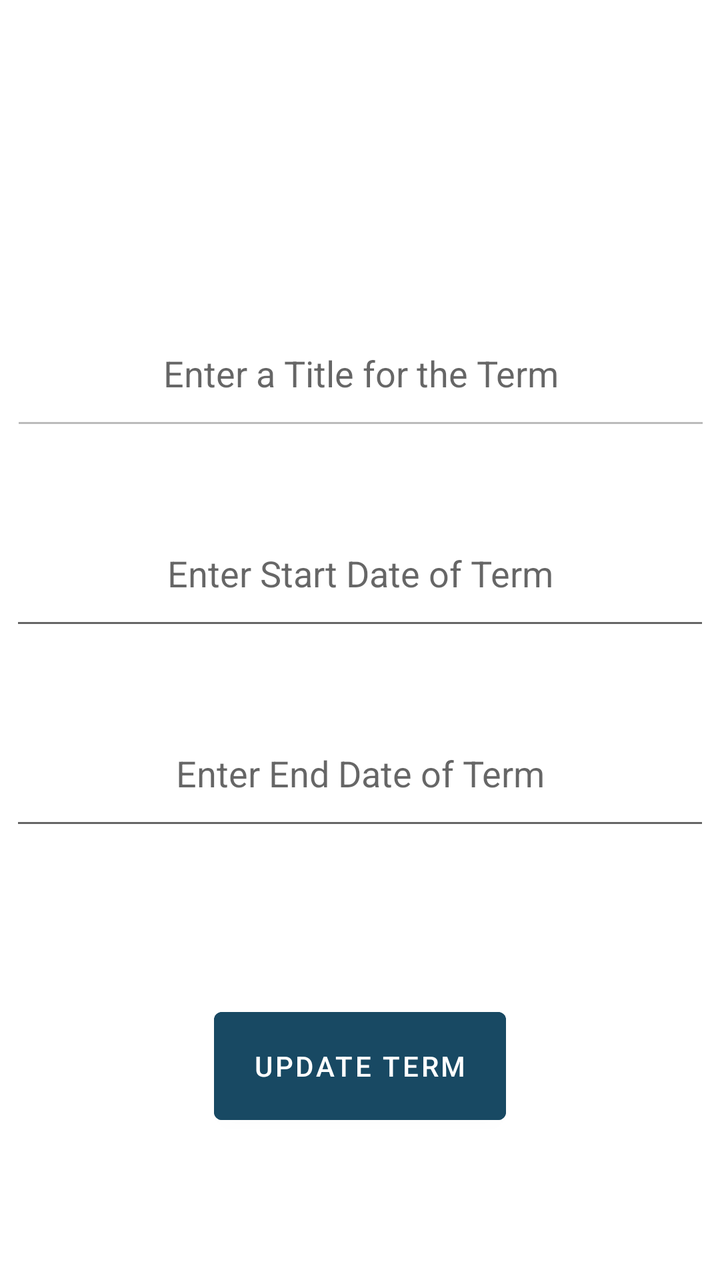
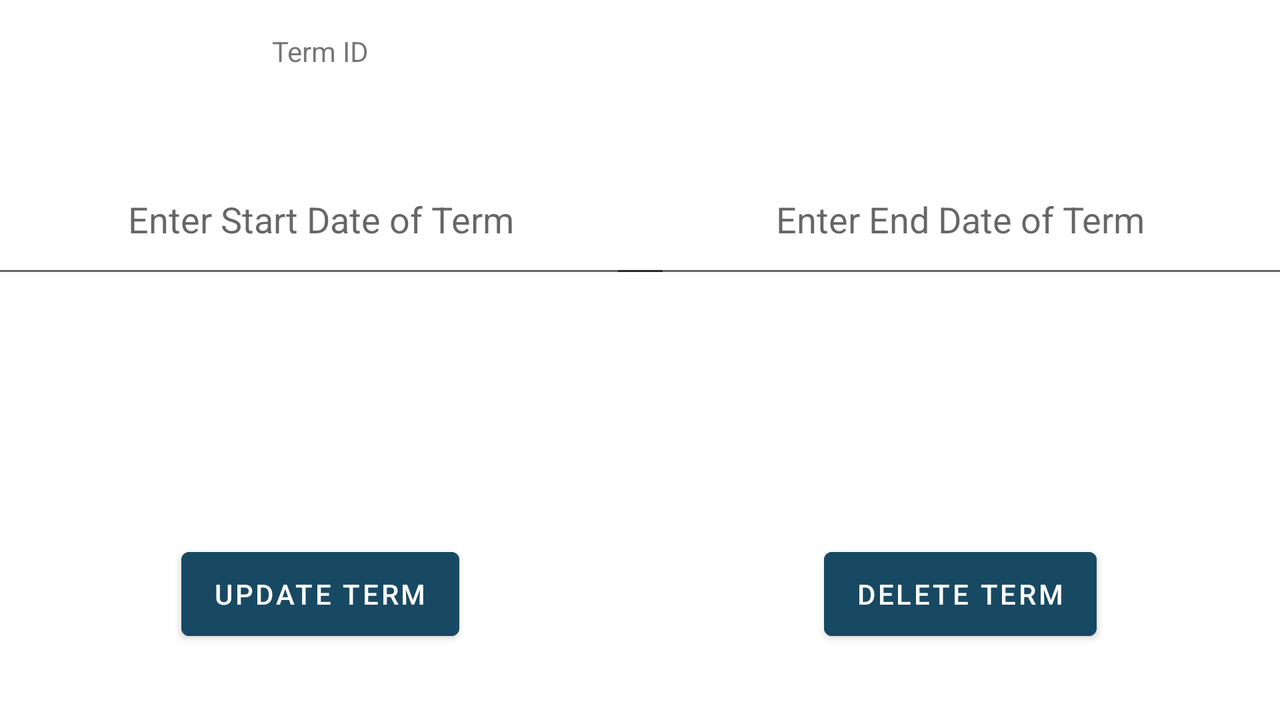

First picture: res/layout/ on a phone held upright. Second picture: the repository's own variant of that layout, on a device whose configuration matches the variant's folder. Source for both follows.
<!-- AndroidManifest.xml: application theme Theme.PatrickDenneyMobileApp -->
<!-- res/layout/activity_edit_term.xml -->
<?xml version="1.0" encoding="utf-8"?>
<androidx.constraintlayout.widget.ConstraintLayout xmlns:android="http://schemas.android.com/apk/res/android"
    xmlns:app="http://schemas.android.com/apk/res-auto"
    xmlns:tools="http://schemas.android.com/tools"
    android:layout_width="match_parent"
    android:layout_height="match_parent"
    tools:context=".EditTerm">

    <EditText
        android:layout_width="350dp"
        android:layout_height="70dp"
        android:layout_marginStart="32dp"
        android:layout_marginTop="150dp"
        android:layout_marginEnd="32dp"
        android:backgroundTint="#BBBBBB"
        android:ems="10"
        android:hint="@string/enter_a_title_for_the_term"
        android:importantForAutofill="no"
        android:inputType="textShortMessage"
        android:textAlignment="center"
        app:layout_constraintEnd_toEndOf="parent"
        app:layout_constraintHorizontal_bias="0.497"
        app:layout_constraintStart_toStartOf="parent"
        app:layout_constraintTop_toTopOf="parent" />

    <EditText
        android:layout_width="350dp"
        android:layout_height="70dp"
        android:layout_marginStart="24dp"
        android:layout_marginTop="250dp"
        android:layout_marginEnd="24dp"
        android:autofillHints=""
        android:ems="10"
        android:hint="@string/enter_start_date_of_term"
        android:inputType="date"
        android:textAlignment="center"
        app:layout_constraintEnd_toEndOf="parent"
        app:layout_constraintStart_toStartOf="parent"
        app:layout_constraintTop_toTopOf="parent" />

    <EditText
        android:layout_width="350dp"
        android:layout_height="70dp"
        android:layout_marginStart="24dp"
        android:layout_marginTop="350dp"
        android:layout_marginEnd="24dp"
        android:autofillHints=""
        android:ems="10"
        android:hint="@string/enter_end_date_of_term"
        android:inputType="date"
        android:textAlignment="center"
        app:layout_constraintEnd_toEndOf="parent"
        app:layout_constraintStart_toStartOf="parent"
        app:layout_constraintTop_toTopOf="parent" />

    <Button
        android:id="@+id/editTermBtn"
        android:layout_width="146dp"
        android:layout_height="66dp"
        android:layout_marginStart="32dp"
        android:layout_marginTop="500dp"
        android:layout_marginEnd="32dp"
        android:backgroundTint="@color/btn"
        android:text="@string/update_term"
        app:layout_constraintEnd_toEndOf="parent"
        app:layout_constraintStart_toStartOf="parent"
        app:layout_constraintTop_toTopOf="parent" />


</androidx.constraintlayout.widget.ConstraintLayout>
<!-- resources referenced by this layout -->
<resources>
  <color name="btn">#184963</color>
  <string name="enter_a_title_for_the_term">Enter a Title for the Term</string>
  <string name="enter_end_date_of_term">Enter End Date of Term</string>
  <string name="enter_start_date_of_term">Enter Start Date of Term</string>
  <string name="update_term">Update Term</string>
  <style name="Theme.PatrickDenneyMobileApp" parent="Theme.MaterialComponents.DayNight.DarkActionBar">
          
          <item name="colorPrimary">@color/purple_500</item>
          <item name="colorPrimaryVariant">@color/purple_700</item>
          <item name="colorOnPrimary">@color/white</item>
          
          <item name="colorSecondary">@color/teal_200</item>
          <item name="colorSecondaryVariant">@color/teal_700</item>
          <item name="colorOnSecondary">@color/black</item>
          
          <item name="android:statusBarColor" tools:targetApi="l">?attr/colorPrimaryVariant</item>
          
      </style>
  <color name="purple_500">#FF6200EE</color>
  <color name="purple_700">#FF3700B3</color>
  <color name="white">#FFFFFFFF</color>
  <color name="teal_200">#FF03DAC5</color>
  <color name="teal_700">#FF018786</color>
  <color name="black">#FF000000</color>
</resources>
<!-- res/layout-land/activity_edit_term.xml (the repository's variant of the layout above) -->
<!-- drawn on the phone turned sideways -->
<?xml version="1.0" encoding="utf-8"?>
<androidx.constraintlayout.widget.ConstraintLayout xmlns:android="http://schemas.android.com/apk/res/android"
    xmlns:app="http://schemas.android.com/apk/res-auto"
    xmlns:tools="http://schemas.android.com/tools"
    android:layout_width="match_parent"
    android:layout_height="match_parent"
    tools:context=".EditTerm">

    <TextView
        android:id="@+id/editTitle"
        android:layout_width="wrap_content"
        android:layout_height="wrap_content"
        android:layout_marginTop="16dp"
        android:backgroundTint="#BBBBBB"
        android:ems="10"
        android:importantForAutofill="no"
        android:textAlignment="center"
        android:textColor="@color/btn"
        android:textSize="18sp"
        app:layout_constraintEnd_toEndOf="parent"
        app:layout_constraintStart_toStartOf="@+id/guideline6"
        app:layout_constraintTop_toTopOf="parent" />

    <EditText
        android:id="@+id/editStart"
        android:layout_width="350dp"
        android:layout_height="0dp"
        android:autofillHints=""
        android:ems="10"
        android:hint="@string/enter_start_date_of_term"
        android:inputType="date"
        android:textAlignment="center"
        app:layout_constraintBottom_toTopOf="@+id/guideline8"
        app:layout_constraintEnd_toStartOf="@+id/guideline6"
        app:layout_constraintStart_toStartOf="parent"
        app:layout_constraintTop_toTopOf="@+id/guideline4" />

    <EditText
        android:id="@+id/editEnd"
        android:layout_width="350dp"
        android:layout_height="0dp"
        android:autofillHints=""
        android:ems="10"
        android:hint="@string/enter_end_date_of_term"
        android:inputType="date"
        android:textAlignment="center"
        app:layout_constraintBottom_toTopOf="@+id/guideline8"
        app:layout_constraintEnd_toEndOf="parent"
        app:layout_constraintStart_toStartOf="@+id/guideline6"
        app:layout_constraintTop_toTopOf="@+id/guideline4" />

    <Button
        android:id="@+id/updateTermBtn"
        android:layout_width="wrap_content"
        android:layout_height="0dp"
        android:backgroundTint="@color/btn"
        android:onClick="updateTerm"
        android:text="@string/update_term"
        android:textSize="14sp"
        app:layout_constraintBottom_toTopOf="@+id/guideline7"
        app:layout_constraintEnd_toStartOf="@+id/guideline6"
        app:layout_constraintStart_toStartOf="parent"
        app:layout_constraintTop_toTopOf="@+id/guideline5" />

    <Button
        android:id="@+id/deleteTermBtn"
        android:layout_width="wrap_content"
        android:layout_height="0dp"
        android:backgroundTint="@color/btn"
        android:onClick="deleteTerm"
        android:text="@string/delete_term"
        android:textSize="14sp"
        app:layout_constraintBottom_toTopOf="@+id/guideline7"
        app:layout_constraintEnd_toEndOf="parent"
        app:layout_constraintStart_toStartOf="@+id/guideline6"
        app:layout_constraintTop_toTopOf="@+id/guideline5" />

    <TextView
        android:id="@+id/editTermIDTextView"
        android:layout_width="wrap_content"
        android:layout_height="wrap_content"
        android:layout_marginTop="16dp"
        android:text="@string/term_id"
        android:textAlignment="center"
        app:layout_constraintEnd_toStartOf="@+id/guideline6"
        app:layout_constraintStart_toStartOf="parent"
        app:layout_constraintTop_toTopOf="parent" />

    <androidx.constraintlayout.widget.Guideline
        android:id="@+id/guideline6"
        android:layout_width="0dp"
        android:layout_height="0dp"
        android:orientation="vertical"
        app:layout_constraintGuide_percent="0.5" />

    <androidx.constraintlayout.widget.Guideline
        android:id="@+id/guideline4"
        android:layout_width="wrap_content"
        android:layout_height="wrap_content"
        android:orientation="horizontal"
        app:layout_constraintGuide_percent="0.2" />

    <androidx.constraintlayout.widget.Guideline
        android:id="@+id/guideline5"
        android:layout_width="wrap_content"
        android:layout_height="wrap_content"
        android:orientation="horizontal"
        app:layout_constraintGuide_percent="0.75" />

    <androidx.constraintlayout.widget.Guideline
        android:id="@+id/guideline7"
        android:layout_width="wrap_content"
        android:layout_height="wrap_content"
        android:orientation="horizontal"
        app:layout_constraintGuide_percent="0.9" />

    <androidx.constraintlayout.widget.Guideline
        android:id="@+id/guideline8"
        android:layout_width="wrap_content"
        android:layout_height="0dp"
        android:orientation="horizontal"
        app:layout_constraintGuide_percent="0.4" />


</androidx.constraintlayout.widget.ConstraintLayout>
<!-- resources referenced by the variant -->
<!-- as the phone turned sideways resolves them -->
<resources>
  <color name="btn">#184963</color>
  <string name="delete_term">Delete Term</string>
  <string name="enter_end_date_of_term">Enter End Date of Term</string>
  <string name="enter_start_date_of_term">Enter Start Date of Term</string>
  <string name="term_id">Term ID</string>
  <string name="update_term">Update Term</string>
  <style name="Theme.PatrickDenneyMobileApp" parent="Theme.MaterialComponents.DayNight.DarkActionBar">
          
          <item name="colorPrimary">@color/purple_500</item>
          <item name="colorPrimaryVariant">@color/purple_700</item>
          <item name="colorOnPrimary">@color/white</item>
          
          <item name="colorSecondary">@color/teal_200</item>
          <item name="colorSecondaryVariant">@color/teal_700</item>
          <item name="colorOnSecondary">@color/black</item>
          
          <item name="android:statusBarColor" tools:targetApi="l">?attr/colorPrimaryVariant</item>
          
      </style>
  <color name="purple_500">#FF6200EE</color>
  <color name="purple_700">#FF3700B3</color>
  <color name="white">#FFFFFFFF</color>
  <color name="teal_200">#FF03DAC5</color>
  <color name="teal_700">#FF018786</color>
  <color name="black">#FF000000</color>
</resources>
